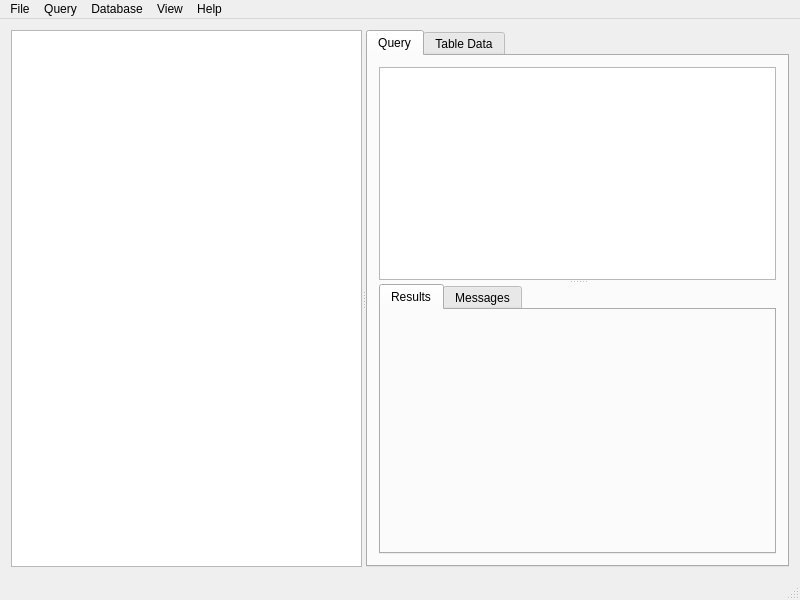
<?xml version="1.0" encoding="UTF-8"?>
<ui version="4.0">
    <class>MainWindow</class>
    <widget class="QMainWindow" name="MainWindow">
        <property name="geometry">
            <rect>
                <x>0</x>
                <y>0</y>
                <width>800</width>
                <height>600</height>
            </rect>
        </property>
        <property name="windowTitle">
            <string>SQL Query Analyzer</string>
        </property>
        <widget class="QWidget" name="centralWidget">
            <layout class="QGridLayout" name="gridLayout">
                <item row="0" column="0">
                    <widget class="QSplitter" name="splitterMain">
                        <property name="orientation">
                            <enum>Qt::Orientation::Horizontal</enum>
                        </property>
                        <widget class="QTreeWidget" name="treeWidget">
                            <attribute name="headerVisible">
                                <bool>false</bool>
                            </attribute>
                            <column>
                                <property name="text">
                                    <string notr="true">1</string>
                                </property>
                            </column>
                        </widget>
                        <widget class="QTabWidget" name="tabWidget">
                            <property name="currentIndex">
                                <number>0</number>
                            </property>
                            <widget class="QWidget" name="queryTab">
                                <attribute name="title">
                                    <string>Query</string>
                                </attribute>
                                <layout class="QGridLayout" name="gridLayout_2">
                                    <item row="0" column="0">
                                        <widget class="QSplitter" name="splitterQueryTab">
                                            <property name="orientation">
                                                <enum>Qt::Orientation::Vertical</enum>
                                            </property>
                                            <widget class="QTextEdit" name="textEdit"/>
                                            <widget class="QTabWidget" name="queryResultTab">
                                                <property name="currentIndex">
                                                    <number>0</number>
                                                </property>
                                                <widget class="QWidget" name="queryResultsGrid">
                                                    <attribute name="title">
                                                        <string>Results</string>
                                                    </attribute>
                                                    <layout class="QGridLayout" name="gridLayout_4"/>
                                                </widget>
                                                <widget class="QWidget" name="queryResultMessagesTab">
                                                    <attribute name="title">
                                                        <string>Messages</string>
                                                    </attribute>
                                                    <layout class="QGridLayout" name="gridLayout_3">
                                                        <item row="0" column="0">
                                                            <widget class="QPlainTextEdit"
                                                                    name="queryResultMessagesTextEdit"/>
                                                        </item>
                                                    </layout>
                                                </widget>
                                            </widget>
                                        </widget>
                                    </item>
                                </layout>
                            </widget>
                            <widget class="QWidget" name="gridTab">
                                <attribute name="title">
                                    <string>Table Data</string>
                                </attribute>
                                <layout class="QGridLayout" name="gridLayout_5">
                                    <item row="0" column="0">
                                        <widget class="QTableView" name="tableView"/>
                                    </item>
                                </layout>
                            </widget>
                        </widget>
                    </widget>
                </item>
            </layout>
        </widget>
        <widget class="QMenuBar" name="menuBar">
            <property name="geometry">
                <rect>
                    <x>0</x>
                    <y>0</y>
                    <width>800</width>
                    <height>33</height>
                </rect>
            </property>
            <widget class="QMenu" name="menuFile">
                <property name="title">
                    <string>File</string>
                </property>
                <addaction name="actionNew"/>
                <addaction name="actionOpen"/>
                <addaction name="actionConnect"/>
                <addaction name="actionSave"/>
                <addaction name="separator"/>
                <addaction name="actionExit"/>
                <addaction name="separator"/>
            </widget>
            <widget class="QMenu" name="menuQuery">
                <property name="title">
                    <string>Query</string>
                </property>
                <addaction name="actionExecute_Query"/>
            </widget>
            <widget class="QMenu" name="menuDatabase">
                <property name="title">
                    <string>Database</string>
                </property>
                <widget class="QMenu" name="menuExport_Data">
                    <property name="title">
                        <string>Export Data</string>
                    </property>
                    <addaction name="actionScript_SQL"/>
                    <addaction name="actionScript_CSV"/>
                </widget>
                <addaction name="actionRefresh"/>
                <addaction name="actionShrink"/>
                <addaction name="actionScript_Schema"/>
                <addaction name="menuExport_Data"/>
                <addaction name="actionCancel"/>
            </widget>
            <widget class="QMenu" name="menuView">
                <property name="title">
                    <string>View</string>
                </property>
                <addaction name="actionZoom_In"/>
                <addaction name="actionZoom_Out"/>
                <addaction name="actionReset_Zoom"/>
            </widget>
            <widget class="QMenu" name="menuHelp">
                <property name="title">
                    <string>Help</string>
                </property>
                <addaction name="actionAbout"/>
            </widget>
            <addaction name="menuFile"/>
            <addaction name="menuQuery"/>
            <addaction name="menuDatabase"/>
            <addaction name="menuView"/>
            <addaction name="menuHelp"/>
        </widget>
        <widget class="QStatusBar" name="statusBar"/>
        <action name="actionExecute_Query">
            <property name="text">
                <string>Execute Query</string>
            </property>
            <property name="shortcut">
                <string>Ctrl+R</string>
            </property>
        </action>
        <action name="actionResults_as_Grid">
            <property name="text">
                <string>Results as Grid</string>
            </property>
        </action>
        <action name="actionResults_as_XML">
            <property name="text">
                <string>Results as XML</string>
            </property>
        </action>
        <action name="actionResults_as_JSON">
            <property name="text">
                <string>Results as JSON</string>
            </property>
        </action>
        <action name="actionResults_as_Text">
            <property name="text">
                <string>Results as Text</string>
            </property>
        </action>
        <action name="actionExit">
            <property name="text">
                <string>Exit</string>
            </property>
            <property name="shortcut">
                <string/>
            </property>
        </action>
        <action name="actionAbout">
            <property name="text">
                <string>About</string>
            </property>
            <property name="shortcut">
                <string>F1</string>
            </property>
        </action>
        <action name="actionOpen">
            <property name="text">
                <string>Open</string>
            </property>
            <property name="shortcut">
                <string>Ctrl+O</string>
            </property>
        </action>
        <action name="actionConnect">
            <property name="text">
                <string>Connect...</string>
            </property>
            <property name="shortcut">
                <string>Ctrl+Shift+O</string>
            </property>
        </action>
        <action name="actionNew">
            <property name="text">
                <string>New</string>
            </property>
            <property name="shortcut">
                <string>Ctrl+N</string>
            </property>
        </action>
        <action name="actionShrink">
            <property name="text">
                <string>Shrink</string>
            </property>
        </action>
        <action name="actionRefresh">
            <property name="text">
                <string>Refresh</string>
            </property>
            <property name="shortcut">
                <string>F5</string>
            </property>
        </action>
        <action name="actionScript_Schema">
            <property name="text">
                <string>Script Schema</string>
            </property>
        </action>
        <action name="actionSave">
            <property name="text">
                <string>Save</string>
            </property>
            <property name="shortcut">
                <string>Ctrl+S</string>
            </property>
        </action>
        <action name="actionCancel">
            <property name="text">
                <string>Cancel</string>
            </property>
            <property name="visible">
                <bool>false</bool>
            </property>
        </action>
        <action name="actionScript_SQL">
            <property name="text">
                <string>SQL Script</string>
            </property>
        </action>
        <action name="actionScript_CSV">
            <property name="text">
                <string>CSV Files</string>
            </property>
        </action>
        <action name="actionZoom_In">
            <property name="text">
                <string>Zoom In</string>
            </property>
            <property name="shortcut">
                <string>Ctrl+=</string>
            </property>
        </action>
        <action name="actionZoom_Out">
            <property name="text">
                <string>Zoom Out</string>
            </property>
            <property name="shortcut">
                <string>Ctrl+-</string>
            </property>
        </action>
        <action name="actionReset_Zoom">
            <property name="text">
                <string>Reset Zoom</string>
            </property>
            <property name="shortcut">
                <string>Ctrl+0</string>
            </property>
        </action>
    </widget>
    <layoutdefault spacing="6" margin="11"/>
    <resources/>
    <connections/>
</ui>
